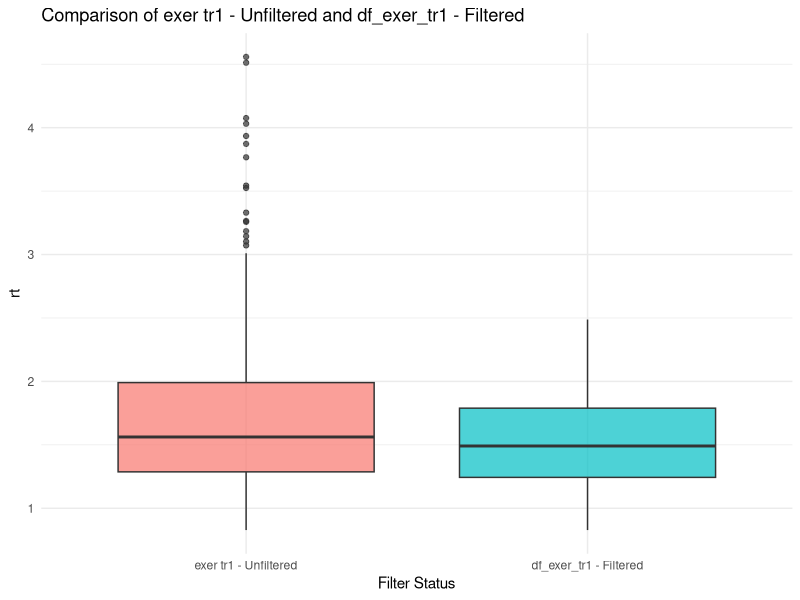
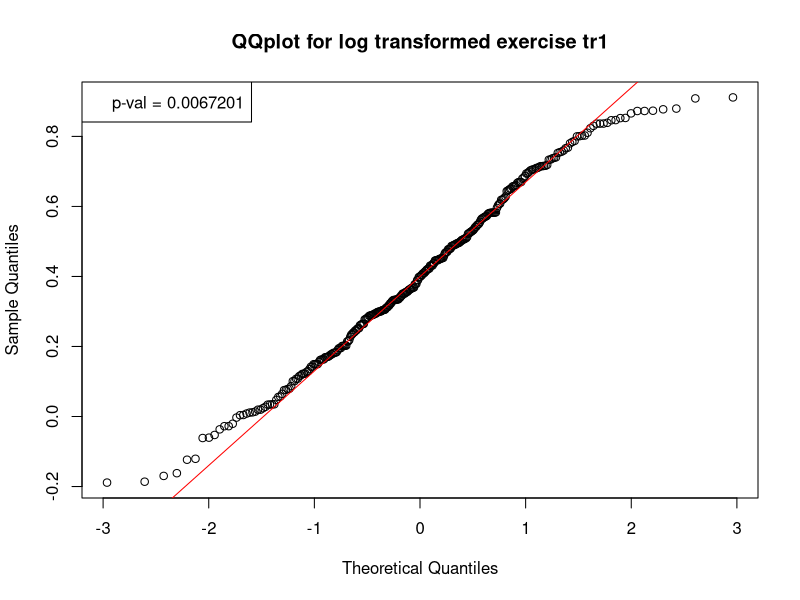
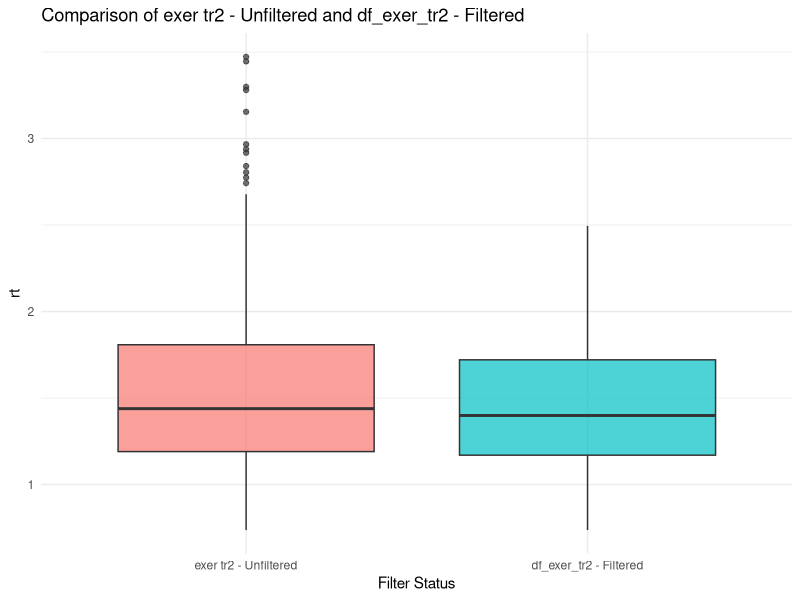
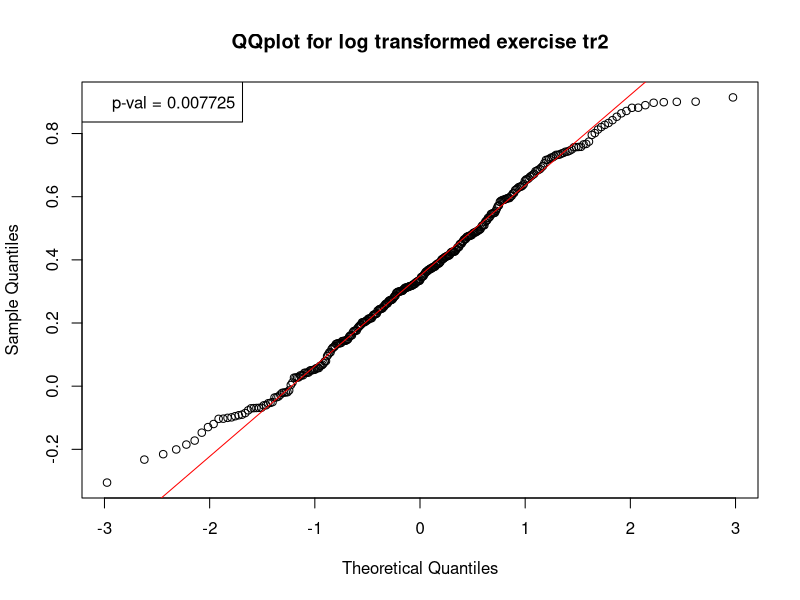
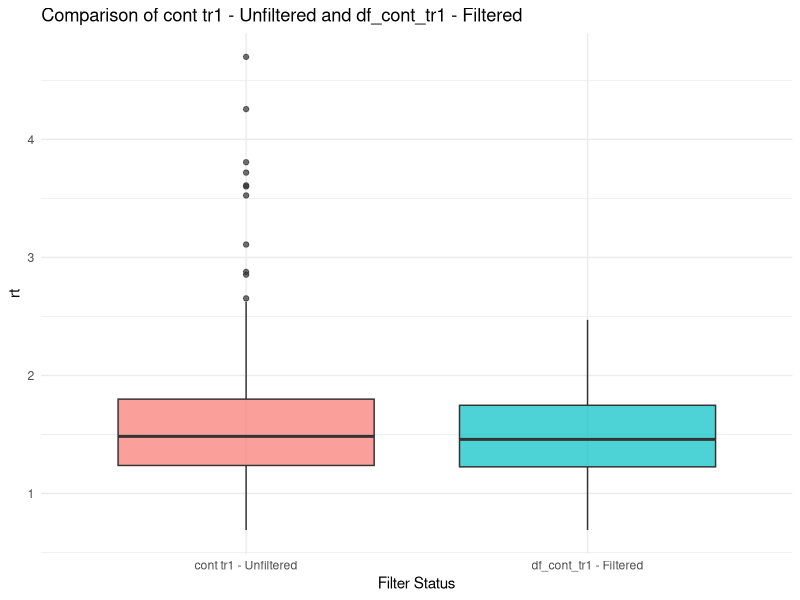
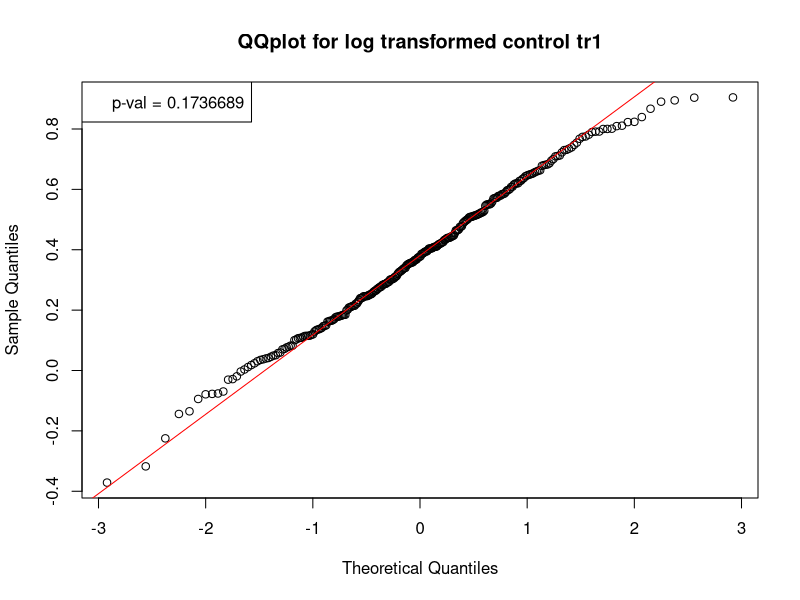
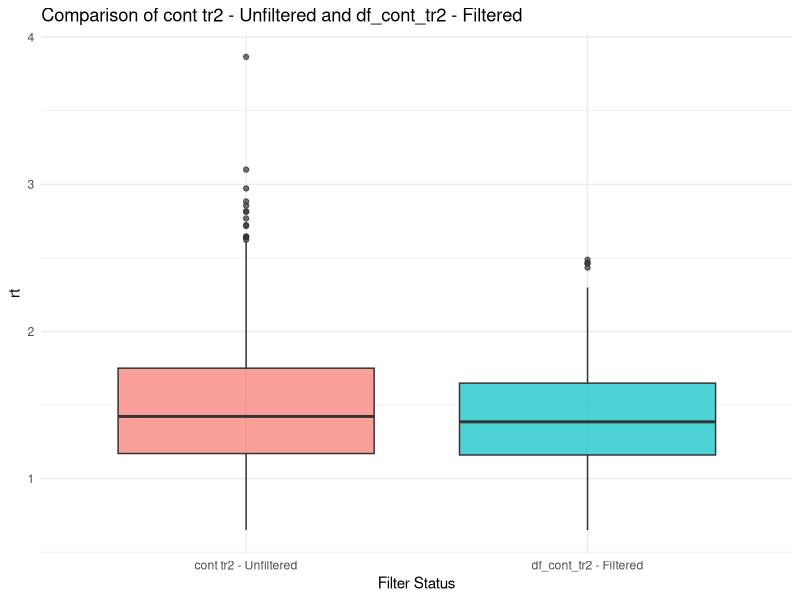
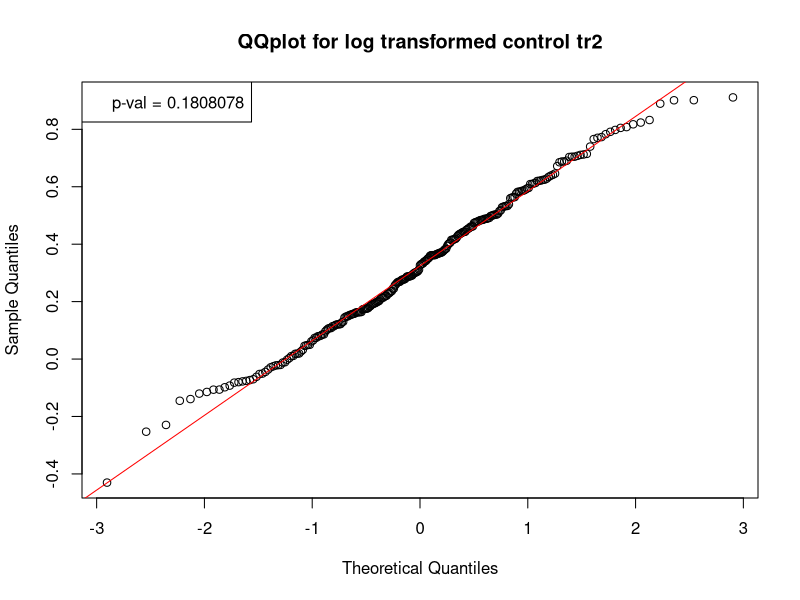

Source code (R) for these figures, in order: (Note: this script raises an error after producing the figures.)
library(lme4)
# library(lmerTest)
library(ggplot2)
library(glue)
library(dplyr)



#* Reading the data
df <- read.table("expanded_rt_incon_accurate.csv", header=TRUE, sep=",", as.is=TRUE)
df$group  <- as.factor(df$group)
df$trial  <- as.factor(df$trial)
df$log_rt <- log(df$rt)

remove_large_vals <- function(data, column) {
  data[data[[column]] < 2.5, ]
}

create_comparison_boxplot <- function(data_pre, data_post, value_col, pre_name, post_name) {
  data_pre$filter_status <- pre_name
  data_post$filter_status <- post_name
  combined_data <- rbind(data_pre, data_post)
  combined_data$filter_status <- factor(combined_data$filter_status, levels = c(pre_name, post_name))
  #* boxplot
  ggplot(combined_data, aes(x = filter_status, y = combined_data[[value_col]], fill = filter_status)) +
    geom_boxplot(alpha = 0.7) +
    labs(
      title = glue::glue("Comparison of {pre_name} and {post_name}"),
      x = "Filter Status",
      y = value_col
    ) +
    theme_minimal() +
    theme(legend.position = "none")
}

#* QQ Nomality check for the log transform reaction times for each pairwise groups

df_exer_tr1_pre <- subset(df, group == "exercise" & trial == 1)
df_exer_tr1 <- remove_large_vals(df_exer_tr1_pre, "rt")
create_comparison_boxplot(df_exer_tr1_pre, df_exer_tr1, "rt", "exer tr1 - Unfiltered", "df_exer_tr1 - Filtered")
qqnorm(df_exer_tr1$log_rt, main= "QQplot for log transformed exercise tr1")
qqline(df_exer_tr1$log_rt, col="red")
legend("topleft", legend = paste("p-val =", round(shapiro.test(df_exer_tr1$log_rt)$p.value, 7)))

df_exer_tr2_pre <- subset(df, group == "exercise" & trial == 2)
df_exer_tr2 <- remove_large_vals(df_exer_tr2_pre, "rt")
create_comparison_boxplot(df_exer_tr2_pre, df_exer_tr2, "rt", "exer tr2 - Unfiltered", "df_exer_tr2 - Filtered")
qqnorm(df_exer_tr2$log_rt, main= "QQplot for log transformed exercise tr2")
qqline(df_exer_tr2$log_rt, col="red")
legend("topleft", legend = paste("p-val =", round(shapiro.test(df_exer_tr2$log_rt)$p.value, 7)))

df_cont_tr1_pre <- subset(df, group == "control" & trial == 1)
df_cont_tr1 <- remove_large_vals(df_cont_tr1_pre, "rt")
create_comparison_boxplot(df_cont_tr1_pre, df_cont_tr1, "rt", "cont tr1 - Unfiltered", "df_cont_tr1 - Filtered")
qqnorm(df_cont_tr1$log_rt, main= "QQplot for log transformed control tr1")
qqline(df_cont_tr1$log_rt, col="red")
legend("topleft", legend = paste("p-val =", round(shapiro.test(df_cont_tr1$log_rt)$p.value, 7)))

df_cont_tr2_pre <- subset(df, group == "control" & trial == 2)
df_cont_tr2 <- remove_large_vals(df_cont_tr2_pre, "rt")
create_comparison_boxplot(df_cont_tr2_pre, df_cont_tr2, "rt", "cont tr2 - Unfiltered", "df_cont_tr2 - Filtered")
qqnorm(df_cont_tr2$log_rt, main= "QQplot for log transformed control tr2")
qqline(df_cont_tr2$log_rt, col="red")
legend("topleft", legend = paste("p-val =", round(shapiro.test(df_cont_tr2$log_rt)$p.value, 7)))

#-------------------------------------------------------------------------------
#* Linear mixed model - unaveraged data
df_exer_tr1$label <- "exercise_tr1"
df_exer_tr2$label <- "exercise_tr2"
df_cont_tr1$label <- "control_tr1"
df_cont_tr2$label <- "control_tr2"
cleared_df <- rbind(df_exer_tr1, df_exer_tr2, df_cont_tr1, df_cont_tr2)

# library(lmerTest)
model_lmm <- lmer(log_rt ~ trial * group + (1 | id), data=cleared_df)
summary(model_lmm)
origScale_fixed_ef <- exp(fixef(model_lmm))
origScale_fixed_ef


ggplot(cleared_df, aes(x = trial, y = log_rt, color = as.factor(id))) +
  geom_point() +
  geom_line(aes(y = predict(model_lmm), group = id), linetype = "dashed") +
  theme_minimal()

cleared_df$predicted <- predict(model_lmm)

# Plot the data
ggplot(cleared_df, aes(x = trial, y = log_rt, color = group)) +
  geom_point(alpha = 0.6) +  # Observed data points
  geom_line(aes(y = predicted, group = id), linetype = "dashed", alpha = 0.7) +  # Individual fits
  stat_smooth(method = "lm", aes(group = group), se = FALSE, size = 1.2) +  # Group-level trends
  labs(
    title = "Reaction Time Across Trials by Group",
    x = "Trial",
    y = "Log Reaction Time"
  ) +
  theme_minimal() +
  theme(legend.position = "top")



#* LMM Resudual analysis
plot(fitted(model_lmm), residuals(model_lmm),
     xlab="Fitted Values", ylab="Residuals",
     main="Residuals vs. Fitted Values")
abline(h=0, col="red")

ggplot(data.frame(residuals = residuals(model_lmm), fitted = fitted(model_lmm), 
                  group = cleared_df$group, trial = cleared_df$trial), 
       aes(x = fitted, y = residuals)) +
  geom_point(alpha = 0.5) +
  facet_grid(trial ~ group) +
  geom_hline(yintercept = 0, color = "red") +
  labs(title = "Residuals vs. Fitted Values by Group and Trial")


boxplot(residuals(model_lmm) ~ interaction(df$group, df$trial),
        xlab="Group and Trial", ylab="Residuals",
        main="Residuals by Group and Trial")

qqnorm(residuals(model_lmm), main= "LLM residuals - QQ plot")
qqline(residuals(model_lmm), col = "red")
legend("topleft", legend = paste("p-val =", shapiro.test(residuals(model_lmm))$p.value))
#_______________________________________________________________________________

#*------------------------------------------------------------------------------

model_lmm_randTr <- lmer(log_rt ~ trial * group + (trial | id), data=cleared_df)
summary(model_lmm_randTr)
origScale_fixed_ef <- exp(fixef(model_lmm_randTr))
origScale_fixed_ef


ggplot(cleared_df, aes(x = trial, y = log_rt, color = as.factor(id))) +
  geom_point() +
  geom_line(aes(y = predict(model_lmm_randTr), group = id), linetype = "dashed") +
  theme_minimal()

cleared_df$predicted <- predict(model_lmm_randTr)


ggplot(cleared_df, aes(x = trial, y = log_rt, color = group)) +
  geom_point(alpha = 0.6) +  
  geom_line(aes(y = predicted, group = id), linetype = "dashed", alpha = 0.7) 
  stat_smooth(method = "lm", aes(group = group), se = FALSE, size = 1.2) +  
  labs(
    title = "Reaction Time Across Trials by Group",
    x = "Trial",
    y = "Log Reaction Time"
  ) +
  theme_minimal() +
  theme(legend.position = "top")



#* LMM Resudual analysis
plot(fitted(model_lmm_randTr), residuals(model_lmm_randTr),
     xlab="Fitted Values", ylab="Residuals",
     main="Residuals vs. Fitted Values")
abline(h=0, col="red")

ggplot(data.frame(residuals = residuals(model_lmm_randTr), fitted = fitted(model_lmm_randTr), 
                  group = cleared_df$group, trial = cleared_df$trial), 
       aes(x = fitted, y = residuals)) +
  geom_point(alpha = 0.5) +
  facet_grid(trial ~ group) +
  geom_hline(yintercept = 0, color = "red") +
  labs(title = "Residuals vs. Fitted Values by Group and Trial")


boxplot(residuals(model_lmm_randTr) ~ interaction(df$group, df$trial),
        xlab="Group and Trial", ylab="Residuals",
        main="Residuals by Group and Trial")

qqnorm(residuals(model_lmm_randTr), main= "LLM residuals - QQ plot")
qqline(residuals(model_lmm_randTr), col = "red")
legend("topleft", legend = paste("p-val =", shapiro.test(residuals(model_lmm_randTr))$p.value))


anova(model_lmm, model_lmm_randTr)



#* Generalized mixed linear model
model_glmm <- glmer(rt ~ trial * group + (1 | id), data = cleared_df, family = Gamma(link = "log"))
    
summary(model_glmm)
    # Summary of the model
origScale_fixed_ef <- exp(fixef(model_glmm))




































# df_exer_tr1_clean$label <- "exercise_tr1"
# df_exer_tr2_clean$label <- "exercise_tr2"
# df_cont_tr1_clean$label <- "control_tr1"
# df_cont_tr2_clean$label <- "control_tr2"
# 
# combined_cleaned_df <- rbind(df_exer_tr1_clean, df_exer_tr2_clean, df_cont_tr1_clean, df_cont_tr2_clean)
# 
# boxplot(rt ~ label, data = cleared_df,
#         main = "Reaction Times by Group and Trial (Without Outliers)",
#         xlab = "Group and Trial",
#         ylab = "Reaction Time",
#         col = c("lightblue", "lightgreen", "pink", "lightyellow"))
# 
# df_exer_tr1$label <- "exercise_tr1"
# df_exer_tr2$label <- "exercise_tr2"
# df_cont_tr1$label <- "control_tr1"
# df_cont_tr2$label <- "control_tr2"
# 
# combined_df <- rbind(df_exer_tr1, df_exer_tr2, df_cont_tr1, df_cont_tr2)
# 
# 
# boxplot(rt ~ label, data = combined_df,
#         main = "Reaction Times by Group and Trial",
#         xlab = "Group and Trial",
#         ylab = "Reaction Time",
#         col = c("lightblue", "lightgreen", "pink", "lightyellow"))

